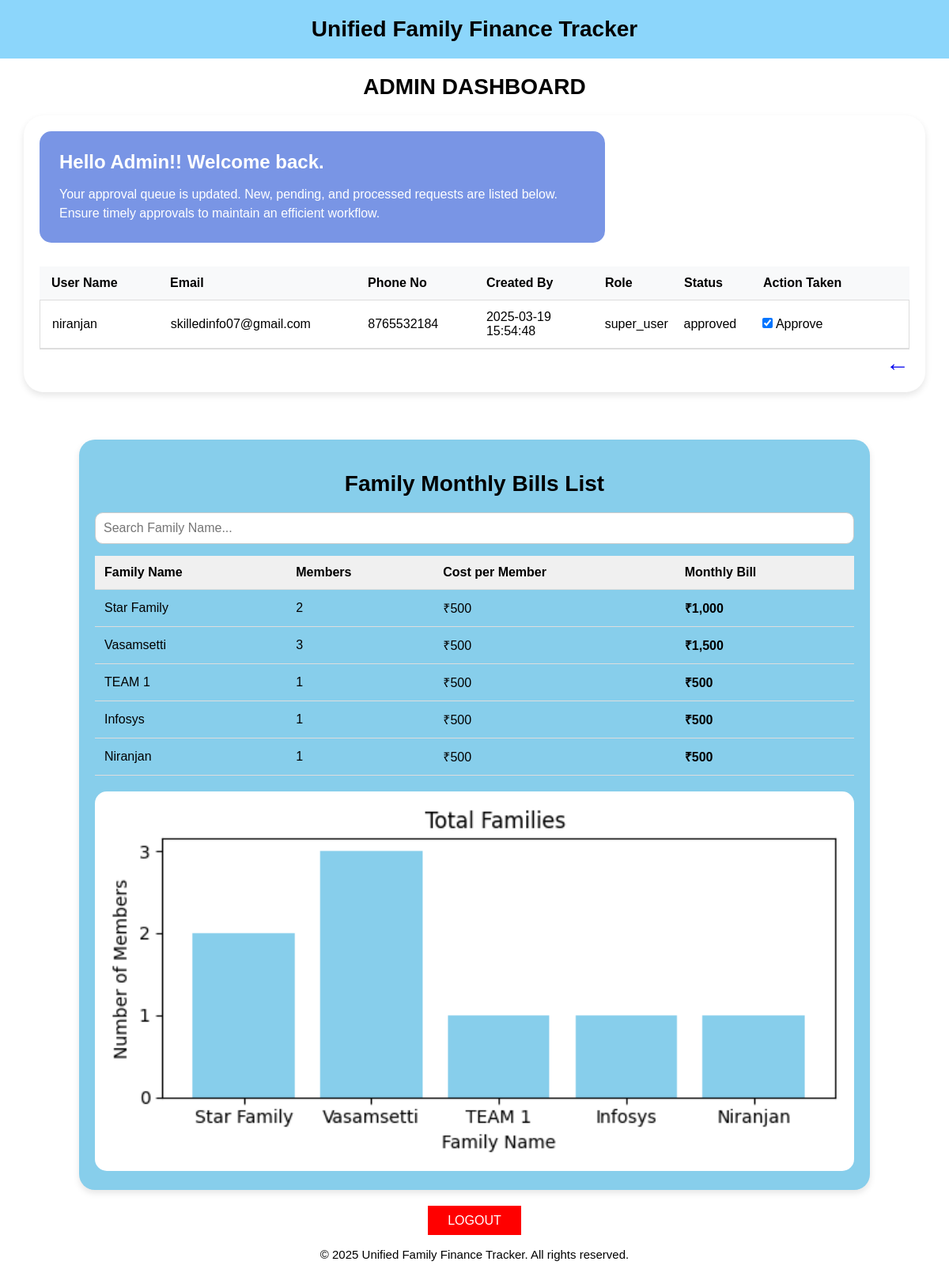
Page /admin_dashboard?page=2 (signed in) on the committed database.
### models.py (models this page shows)
class User(db.Model):
    __tablename__ = 'user'
    id = db.Column(db.Integer, primary_key=True)
    username = db.Column(db.String(50), unique=True, nullable=False)
    family_name = db.Column(db.String(100), nullable=False)
    email = db.Column(db.String(100), unique=True, nullable=False)
    password = db.Column(db.String(200), nullable=False)  # Hashed password
    phone = db.Column(db.String(15), nullable=False)
    address = db.Column(db.String(255), nullable=False)
    role = db.Column(db.String(20), default="super_user")
    privilege = db.Column(db.String(20), default="edit")
    approved_by = db.Column(db.Integer, db.ForeignKey("user.id"), nullable=True)
    status = db.Column(db.String(20), default="pending")
    created_on = db.Column(db.DateTime, default=db.func.current_timestamp())

class Family(db.Model):
    __tablename__ = 'family'
    id = db.Column(db.Integer, primary_key=True)
    name = db.Column(db.String(100), unique=True, nullable=False)
    count = db.Column(db.Integer, nullable=False)
    cost_per_member = db.Column(db.Integer, nullable=False)

### app.py (the view)
@app.route("/admin_dashboard")
@login_required
def admin_dashboard():
    if "user_id" not in session or session.get("role") != "admin":
        return redirect(url_for("login"))
    family_names = db.session.query(User.family_name).filter_by(role="super_user").distinct().all()
    for name_tuple in family_names:
        name = name_tuple[0]
        user_count = User.query.filter_by(family_name=name).count()
        default_cost_per_member = 500
        existing_family = Family.query.filter_by(name=name).first()
        if not existing_family:
            new_family = Family(name=name, count=user_count, cost_per_member=default_cost_per_member)
            db.session.add(new_family)
        else:
            existing_family.count = user_count
            existing_family.cost_per_member = default_cost_per_member
    db.session.commit()
    img_data=create_bar_chart()
    page = request.args.get('page', 1, type=int)
    users = User.query.filter_by(role="super_user").paginate(page=page, per_page=4, error_out=False)
    families = Family.query.all()
    family_bills = {family.name: family.count * family.cost_per_member for family in families}
    return render_template(
        "admin_dashboard.html",
        users=users,
        family_bills=family_bills,
        families=families,
        time=time,
        img_data=img_data
    )

### app.py (called while the page is built)
def login_required(f):
    @wraps(f)
    def decorated_function(*args, **kwargs):
        if 'email' not in session:
            flash("You must be logged in to access this page.")
            return redirect(url_for('login'))
        return f(*args, **kwargs)
    return decorated_function

### graphs.py (called while the page is built)
def create_bar_chart():
    families = Family.query.all()
    names = [family.name for family in families]
    counts = [family.count for family in families]
    plt.figure(figsize=(6, 3))
    bars = plt.bar(names, counts, color='skyblue')
    plt.xlabel("Family Name")
    plt.ylabel("Number of Members")
    plt.title("Total Families ")
    ax = plt.gca()
    ax.yaxis.set_major_locator(MaxNLocator(integer=True))
    plt.tight_layout()
    img_buffer = io.BytesIO()
    plt.savefig(img_buffer, format='png')
    img_buffer.seek(0)
    plt.close()
    return base64.b64encode(img_buffer.getvalue()).decode('utf-8')

### templates/admin_dashboard.html (shortened to what this page needs)
<!DOCTYPE html>
<html lang="en">
<head>
    <link rel="stylesheet" href="{{ url_for('static', filename='styles/admin_dash.css') }}">
</head>
<body>
    <div class="header">
        <h1>Unified Family Finance Tracker</h1>
    </div>
    <h1>ADMIN DASHBOARD</h1>
    <div class="dashboard-container">
        <div class="welcome-section">
            <div class="welcome-text">
                <h2>Hello Admin!! Welcome back.</h2>
                <p>Your approval queue is updated. New, pending, and processed requests are listed below. Ensure timely approvals to maintain an efficient workflow.</p>
            </div>
            <div class="welcome-image"></div>
        </div>
        <div class="table-container">
            <table class="user-table">
                <thead>
                    <tr>
                        <th>User Name</th>
                        <th>Email</th>
                        <th>Phone No</th>
                        <th>Created By</th>
                        <th>Role</th>
                        <th>Status</th>
                        <th>Action Taken</th>
                    </tr>
                </thead>
            </table>
            <div class="table-scrollable-body">
                <table class="user-table" id="user-data-table">
                    <tbody>
                        {% for user in users %}
                        <tr>
                            <td>{{ user.username }}</td>
                            <td>{{ user.email }}</td>
                            <td>{{ user.phone }}</td>
                            <td>{{ user.created_on }}</td>
                            <td>{{ user.role }}</td>
                            <td>{{ user.status }}</td>
                            <td>
                                <form action="{{ url_for('update_approved_by') }}" method="POST">
                                    <div class="approval-options">
                                        <div class="approval-option">
                                            <input type="checkbox" id="approve-{{ user.id }}" name="approve"
                                                   onchange="this.form.submit()"
                                                   {% if user.status == 'approved' %}checked{% endif %}>
                                            <label for="approve-{{ user.id }}">
                                                {% if user.status == 'pending' %}
                                                    Disapprove
                                                {% else %}
                                                    Approve
                                                {% endif %}
                                            </label>
                                        </div>
                                    </div>
                                </form>
                            </td>
                        </tr>
                        {% endfor %}
                    </tbody>
                </table>
            </div>
        </div>
        <div class="navigation">
            {% if users.has_prev %}
                <a href="{{ url_for('admin_dashboard', page=users.prev_num) }}" class="nav-btn">←</a>
            {% endif %}
        </div>
    </div>
    <div class="container">
        <h1> Family Monthly Bills List</h1>
        <input type="text" id="searchBar" onkeyup="searchFamily()" placeholder="Search Family Name...">
        <table id="familyTable">
            <tr>
                <th>Family Name</th>
                <th>Members</th>
                <th>Cost per Member</th>
                <th>Monthly Bill</th>
            </tr>
            {% for family in families %}
            <tr>
                <td>{{ family.name }}</td>
                <td>{{ family.count }}</td>
                <td>₹{{ "{:,}".format(family.cost_per_member) }}</td>
                <td><b>₹{{ "{:,}".format(family.count * family.cost_per_member) }}</b></td>
            </tr>
            {% endfor %}
        </table>
        <img alt="Family Bar Chart">
    </div>
    <div class="footer">
        <a href="{{ url_for('logout') }}" class="logout-btn">LOGOUT</a>
        <p>&copy; 2025 Unified Family Finance Tracker. All rights reserved.</p>
    </div>
</body>
</html>
</body>
</html>

### static/styles/admin_dash.css (style rules this page uses)
* { margin: 0; padding: 0; box-sizing: border-box; font-family: Arial, sans-serif; }
body { background-image: url('https://i.pinimg.com/736x/6e/a3/80/6ea380cb6ce63f721fd3a179aabe4889.jpg'); background-size: cover; background-position: center; min-height: 100vh; flex-direction: column; align-items: center; }
h1 { color: #000; margin: 20px 0; font-size: 28px; font-weight: bold; text-align: center; }
.dashboard-container { background-color: white; border-radius: 25px; width: 95%; max-width: 1200px; padding: 20px; box-shadow: 0 4px 8px rgba(0, 0, 0, 0.1); margin: auto; margin-bottom: 5%; }
.welcome-section { display: flex; justify-content: space-between; margin-bottom: 30px; }
.welcome-text { background-color: #7995E5; border-radius: 15px; padding: 25px; color: #fff; width: 65%; }
.welcome-text h2 { font-size: 24px; margin-bottom: 15px; }
.welcome-text p { font-size: 16px; line-height: 1.5; }
.welcome-image { width: 30%; background-image: url('https://i.pinimg.com/736x/13/ed/05/13ed05f3400d5de051ac18d22ba0354a.jpg'); background-size: contain; background-repeat: no-repeat; background-position: center; }
.table-container { width: 100%; overflow-x: auto; }
.user-table { width: 100%; border-collapse: collapse; table-layout: fixed; }
.user-table th, .user-table td { padding: 12px 15px; text-align: left; border-bottom: 1px solid #ddd; }
.user-table th { background-color: #f8f9fa; font-weight: bold; }
.user-table th:nth-child(1), .user-table td:nth-child(1) { width: 15%; }
.user-table th:nth-child(2), .user-table td:nth-child(2) { width: 25%; }
.user-table th:nth-child(3), .user-table td:nth-child(3) { width: 15%; }
.user-table th:nth-child(4), .user-table td:nth-child(4) { width: 15%; }
.user-table th:nth-child(5), .user-table td:nth-child(5) { width: 10%; }
.user-table th:nth-child(6), .user-table td:nth-child(6) { width: 10%; }
.user-table th:nth-child(7), .user-table td:nth-child(7) { width: 20%; }
.table-scrollable-body { max-height: 250px; overflow-y: scroll; display: block; border: 1px solid #ddd; margin-top: -1px; }
.table-scrollable-body { scrollbar-width: thin; scrollbar-color: #888 #f1f1f1; }
.logout-btn { background-color: #ff0000; color: white; border: none; padding: 10px 25px; font-size: 16px; cursor: pointer; text-transform: uppercase; text-decoration: none; }
.navigation { display: flex; justify-content: flex-end; gap: 10px; }
.navigation a { text-decoration: none; }
.nav-btn { background-color: transparent; border: none; cursor: pointer; font-size: 30px; }
.container { background-color: skyblue; border-radius: 20px; width: 95%; max-width: 1000px; padding: 20px; margin: 30px; box-shadow: 0 4px 8px rgba(0,0,0,0.1); text-align: center; margin: auto; }
#searchBar { width: 100%; padding: 10px; margin-bottom: 15px; border-radius: 10px; border: 1px solid #ccc; font-size: 16px; }
#familyTable { width: 100%; border-collapse: collapse; }
#familyTable th, #familyTable td { padding: 12px; text-align: left; border-bottom: 1px solid #ddd; }
#familyTable th { background-color: #f0f0f0; font-weight: bold; }
.container img { margin-top: 20px; width: 100%; border-radius: 15px; }
.header { align-items: center; background: #8cd6fb; color: #fff; padding: 1px; transition: background-color 0.3s ease-in-out; position: relative; z-index: 3; }
.footer { background: none; color: rgb(0, 0, 0); text-align: center; padding: 10px; bottom: 0; width: 100%; z-index: 2; margin-top: 20px; }
.footer p { font-size: 15px; margin-top: 25px; }

### rows in the picture
User: username "niranjan", email "skilledinfo07@gmail.com", phone "8765532184", created_on "2025-03-19 15:54:48", role "super_user", status "approved", status "☑", shows "Approve"
Family: name "Star Family", count "2", cost_per_member "500", family.count*family.cost_per_member "1,000"
Family: name "Vasamsetti", count "3", cost_per_member "500", family.count*family.cost_per_member "1,500"
Family: name "TEAM 1", count "1", cost_per_member "500", family.count*family.cost_per_member "500"
Family: name "Infosys", count "1", cost_per_member "500", family.count*family.cost_per_member "500"
Family: name "Niranjan", count "1", cost_per_member "500", family.count*family.cost_per_member "500"
